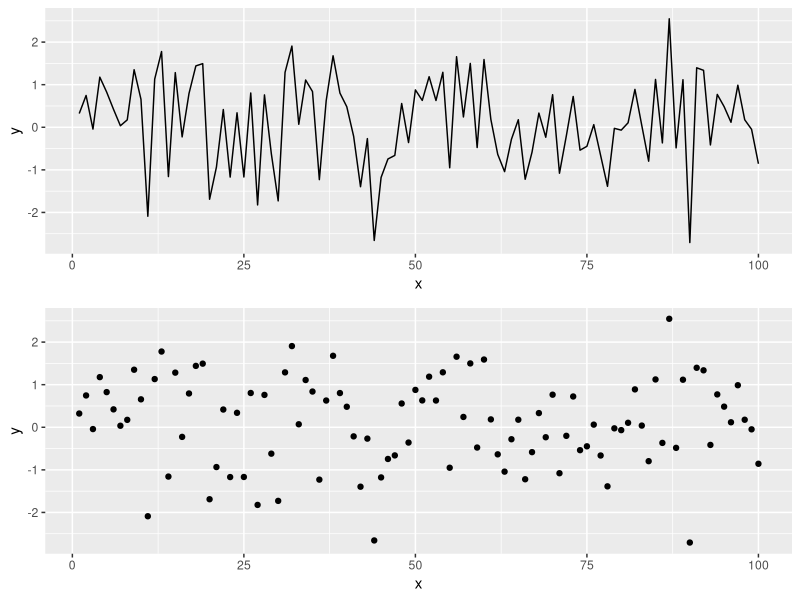

This chart was generated by the following R code:
## ---- chunk 1
knitr::opts_chunk$set(echo = TRUE, fig.width = 8, fig.height = 8, fig.alig = "center")
## ---- chunk 2
library(tidyverse)
library(gridExtra)
## ---- chunk 3
# Simulating data according to a normal distribution
x <- seq(1:100)
y <- rnorm(100) # Generating data form a normal distribution with mean 0 and variance 1
data <- data.frame(x = x, y = y ) # Creating a data frame
p1 = ggplot(data, aes(x= x, y = y)) +
geom_line()
p2 = ggplot(data, aes(x= x, y = y)) +
geom_point()
grid.arrange(p1, p2)
